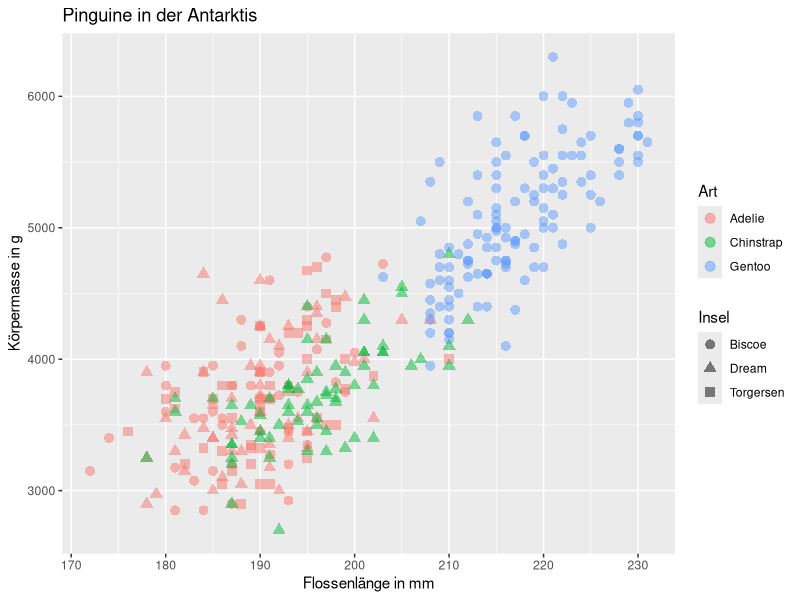

Reproduce this figure in R.
## ---- chunk 1
#| include: false
library(tidyverse)
d_pinguine <- penguins
## ---- chunk 2
ggplot(data = d_pinguine) +
  geom_point(
    mapping = aes(x = flipper_len, y = body_mass, color = species, shape = island),
    size = 3,
    alpha = 0.5
  ) +
  labs(
    x = "Flossenlänge in mm",
    y = "Körpermasse in g",
    color = "Art",
    shape = "Insel",
    title = "Pinguine in der Antarktis"
  )
